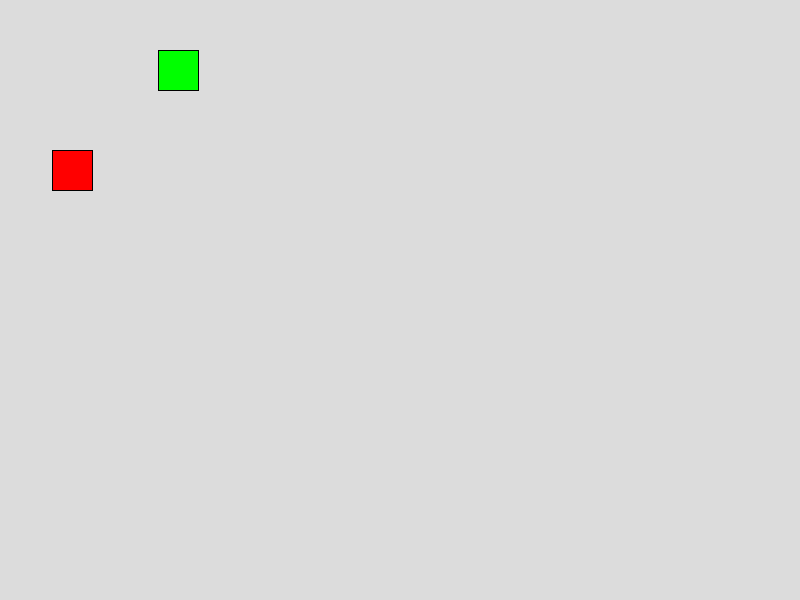
Frame 1 (no input)
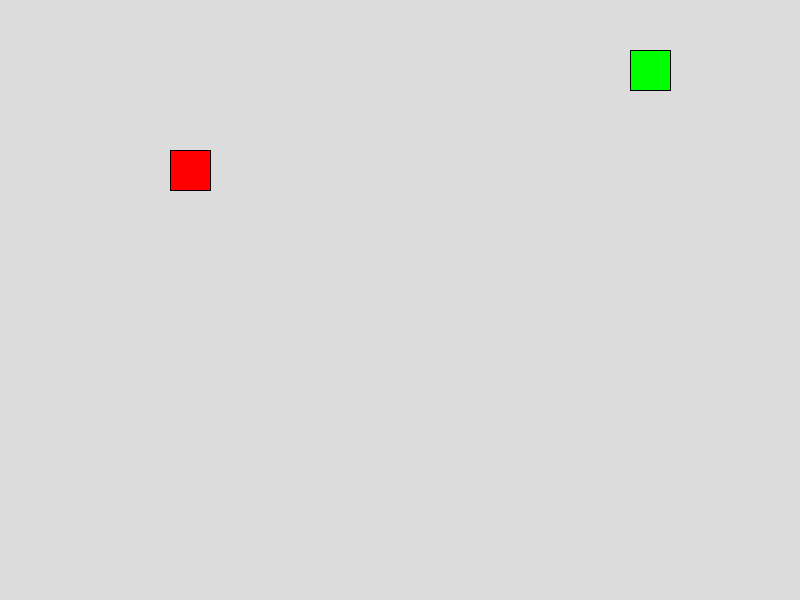
Frame 60 (the mouse pressed at the canvas centre just before this capture)
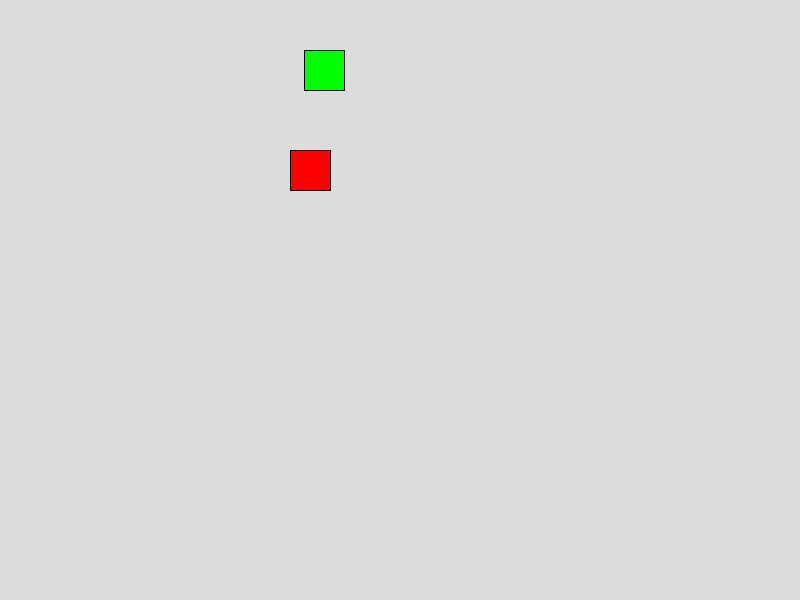
Frame 120 (the mouse held since frame 60 and released just before this capture)

The Processing sketch that drew these frames (run headless with seeded random() and noise(); from frame 60 on, the mouse is pressed at the canvas centre):

// Processing sketch: sketch_250618a
// ── sketch_250618a.pde
class Enemy {
  float x; // X座標
  float y; // Y座標
  int hp; // 体力
  int speed; // 移動速度
  color clr; // 色

  Enemy(float _x, float _y, int _hp, int _s, color _c) {
    x = _x;
    y = _y;
    hp = _hp;
    speed = _s;
    clr = _c;
  }

  void update() {
    x += speed;
    if (x > width) {
      x = 0;
    }
  }

  void draw() {
    fill(clr);
    rect(x, y, 40, 40);
  }
}



// メインプログラム
Enemy enemy1;
Enemy enemy2;

void setup() {
  size(800, 600);
  enemy1 = new Enemy(50, 150, 100, 2, color(255, 0, 0));
  enemy2 = new Enemy(150, 50, 80, 8, color(0, 255, 0));
}

void draw() {
  background(220);

  enemy1.update();
  enemy1.draw();

  enemy2.update();
  enemy2.draw();
}
